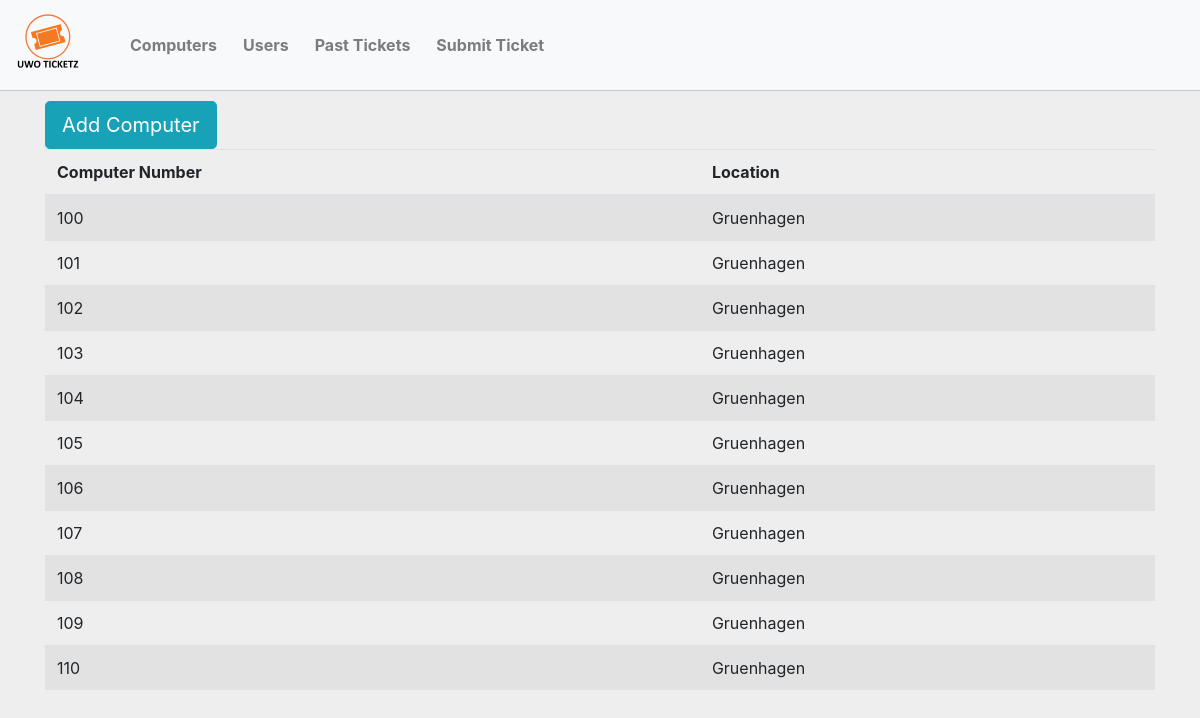
The app's page /?page=computers, older data.
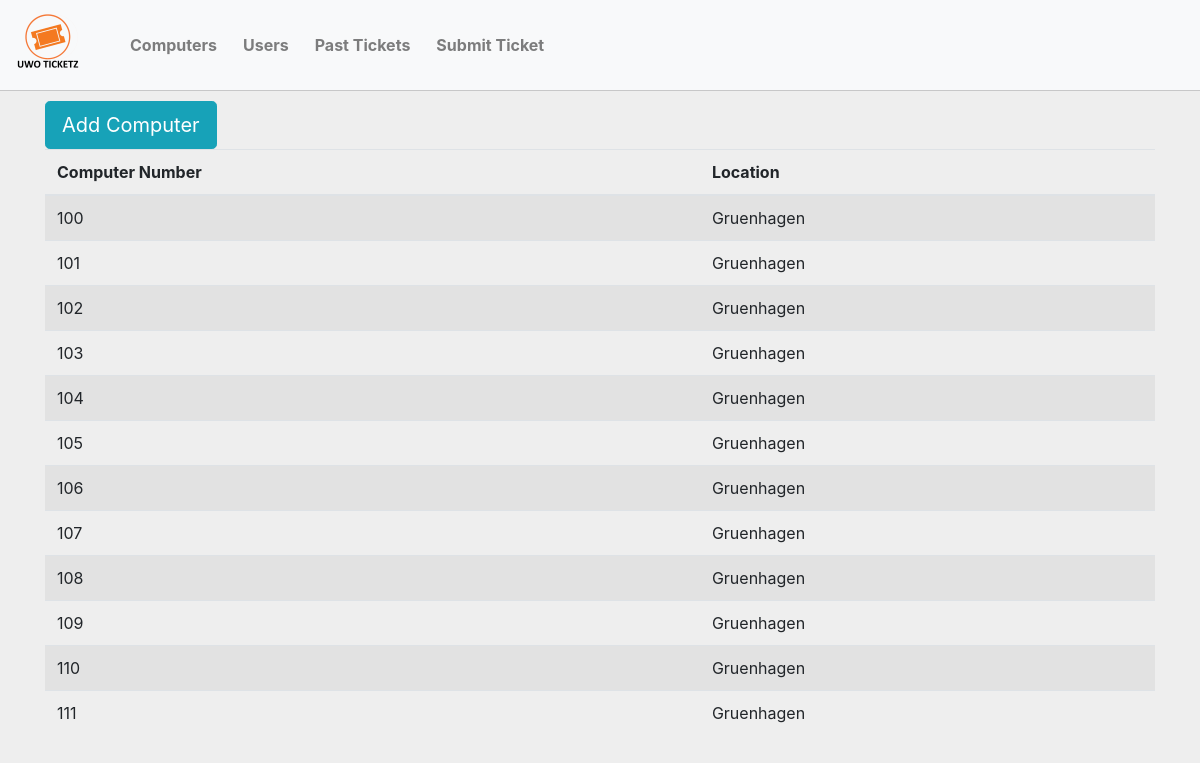
The same page, newer data.
### tables this page shows
CREATE TABLE `computer` (
  `Id` int(11) NOT NULL,
  `LocationId` int(11) NOT NULL
);

CREATE TABLE `location` (
  `Id` int(11) NOT NULL,
  `LocationName` varchar(50) NOT NULL
);

### index.php (called while the page is built)
<?php
require_once 'functions.php';
run();

### config.php (called while the page is built)
<?php
function config($key = '')
{
	$host = "localhost";
	$db = "lyj47";
	$username = "lyj47";
	$password = "";
	$charset = 'utf8mb4';
	$dsn = "mysql:host=$host;dbname=$db;charset=$charset";
	$opt = [
		PDO::ATTR_ERRMODE            => PDO::ERRMODE_EXCEPTION,
		PDO::ATTR_DEFAULT_FETCH_MODE => PDO::FETCH_ASSOC,
		PDO::ATTR_EMULATE_PREPARES   => false,
	];
    $config = [
        'name' => 'UWO Ticketz',
        'nav_menu' => [
            '' => '',
            'computers' => 'Computers',
            'users' => 'Users',
			'userTickets' => 'Past Tickets',
            'submit' => 'Submit Ticket'
        ],
        'template_path' => 'php',
		'conn' => new PDO($dsn, $username, $password, $opt)
    ];
    return isset($config[$key]) ? $config[$key] : null;
}

### functions.php (the view, shortened to what this page needs)
<?php
require 'config.php';
function navMenu(){
	$navMenu = '';
    foreach (config('nav_menu') as $uri => $name) {
		if($uri != "submit")
			$navMenu .= "<li class='nav-item marginRight10px bold'><a class='nav-link' href='?page=".$uri."'>".$name."</li></a>";
		else
			$navMenu .= "<li class='nav-item'><a class='nav-link bold' data-toggle='modal' data-target='#submitTicketModal' href='#'>".$name."</li></a>";
    }
	echo $navMenu;
}
function iconImg(){
	$homeIconLink = "<a class='navbar-brand' href='?page=tickets' id='home'><img src='content/uwoticketz-logo-64x64.png'/></a>";
	echo $homeIconLink;
}
function pageContent(){
	$page = isset($_GET['page']) ? $_GET['page'] : 'tickets';
    $path = getcwd().'/'.config('template_path').'/'.$page.'.php';
    if (file_exists(filter_var($path, FILTER_SANITIZE_URL))) {
        include $path;
    } else {
        include config('template_path').'/404.php';
    }
}
function run(){
	include config('template_path')."/template.php";
}
function computerTable(){
	$result = config("conn")->query("CALL GetAllComputers()");
	$table = "";
	while ($row = $result->fetch()){
		$table .=
		"<tr>
			<td>".$row["Id"]."</td>
			<td>".$row["LocationName"]."</td>
		</tr>";
	}
	echo $table;
}

Row changes from the older to the newer data that the page shows:
added computer: Id "111", LocationId.LocationName "Gruenhagen"
